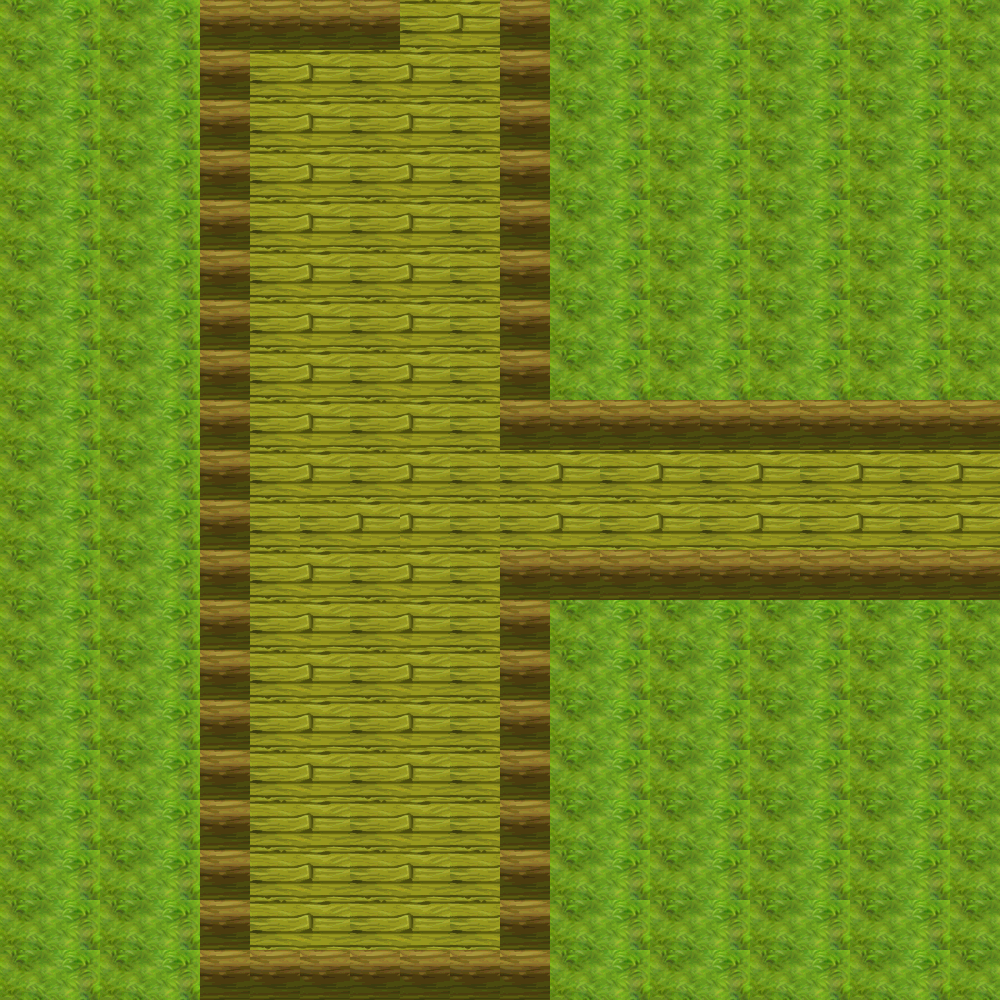

This is a level from a 2D game, rendered from its Tiled map with the project's own tilesets. A one-line summary and the map file follow, with tile-layer data summarised:
An orthogonal 20x20 tile map with 50x50 px tiles, 2 tile layers (BackGround, L1).

<map version="2017.05.26" orientation="orthogonal" renderorder="left-down" width="20" height="20" tilewidth="50" tileheight="50" nextobjectid="1">
 <tileset firstgid="1" source="untitled.tsx" />
 <layer name="BackGround" width="20" height="20">
  <data>[400 cells, 64 non-empty, 1 distinct tile ids]</data>
 </layer>
 <layer name="L1" width="20" height="20">
  <data>[400 cells, 336 non-empty, 4 distinct tile ids]</data>
 </layer>
</map>
